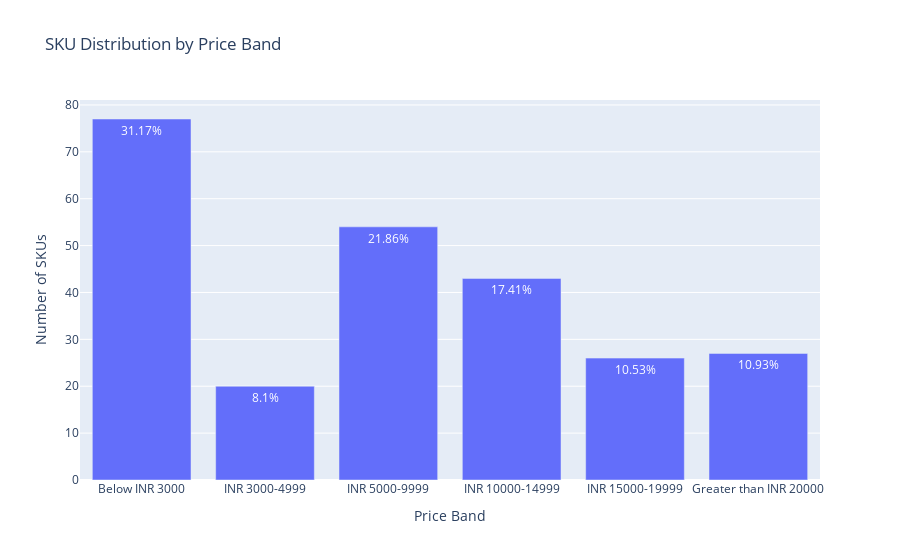

The notebook cell saved with this chart:
### Code cell
def analyze_price_distribution(conn):
    """Analyze SKU distribution by price bands."""
    query = """
    SELECT
        CASE 
            WHEN price < 3000 THEN 'Below INR 3000'
            WHEN price BETWEEN 3000 AND 4999 THEN 'INR 3000-4999'
            WHEN price BETWEEN 5000 AND 9999 THEN 'INR 5000-9999'
            WHEN price BETWEEN 10000 AND 14999 THEN 'INR 10000-14999'
            WHEN price BETWEEN 15000 AND 19999 THEN 'INR 15000-19999'
            ELSE 'Greater than INR 20000'
        END AS price_band,
        COUNT(*) AS sku_count,
        ROUND(AVG(price), 2) AS avg_price_in_band,
        ROUND(COUNT(*) * 100.0 / (SELECT COUNT(*) FROM products), 2) AS percentage
    FROM products
    GROUP BY price_band
    ORDER BY 
        CASE price_band
            WHEN 'Below INR 3000' THEN 1
            WHEN 'INR 3000-4999' THEN 2
            WHEN 'INR 5000-9999' THEN 3
            WHEN 'INR 10000-14999' THEN 4
            WHEN 'INR 15000-19999' THEN 5
            ELSE 6
        END
    """
    price_distribution = pd.read_sql_query(query, conn)
    
    # Create bar chart with percentage
    fig = px.bar(
        price_distribution, 
        x='price_band', 
        y='sku_count', 
        title='SKU Distribution by Price Band',
        labels={'sku_count': 'Number of SKUs', 'price_band': 'Price Band'},
        text='percentage'
    )
    
    # Update traces to display the percentage inside the bars
    fig.update_traces(
        texttemplate='%{text}%', 
        textposition='inside',
        textfont_size=10  # Adjust font size as needed
    )
    fig.update_layout(
        uniformtext_minsize=12, 
        uniformtext_mode='hide'
    )
    fig.show()

    return price_distribution

# Call the function
price_distribution = analyze_price_distribution(conn)

### Figure 1 — Plotly figure (JSON) as saved in the notebook; plotly's stock layout.template omitted (floating-point values rounded to 4 significant figures)
{"data": [{"alignmentgroup": "True", "hovertemplate": "Price Band=%{x}<br>Number of SKUs=%{y}<br>percentage=%{text}<extra></extra>", "legendgroup": "", "marker": {"color": "#636efa", "pattern": {"shape": ""}}, "name": "", "offsetgroup": "", "orientation": "v", "showlegend": false, "text": [31.17, 8.1, 21.86, 17.41, 10.53, 10.93], "textfont": {"size": 10}, "textposition": "inside", "texttemplate": "%{text}%", "type": "bar", "x": ["Below INR 3000", "INR 3000-4999", "INR 5000-9999", "INR 10000-14999", "INR 15000-19999", "Greater than INR 20000"], "xaxis": "x", "y": [77, 20, 54, 43, 26, 27], "yaxis": "y"}], "layout": {"barmode": "relative", "legend": {"tracegroupgap": 0}, "title": {"text": "SKU Distribution by Price Band"}, "uniformtext": {"minsize": 12, "mode": "hide"}, "xaxis": {"anchor": "y", "domain": [0, 1], "title": {"text": "Price Band"}}, "yaxis": {"anchor": "x", "domain": [0, 1], "title": {"text": "Number of SKUs"}}}}
